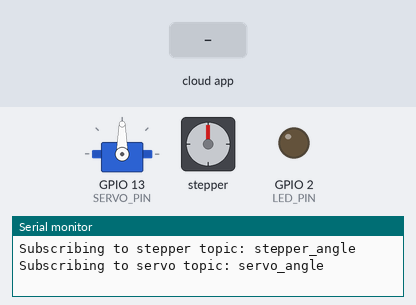
This sketch was run on a simulated ESP32. Shown: servo, stepper motor, output pins drawn as LEDs (lit = HIGH), the last lines printed to the serial monitor. The test bench sets the inputs (shaded band). The ROS host is connected and sends only what is stated; stepper angles assume 1600 steps per turn.

Above: at 3.2 s.
3.3 s: the phone or cloud app sets stepper_angle to 1
At 4.4 s:
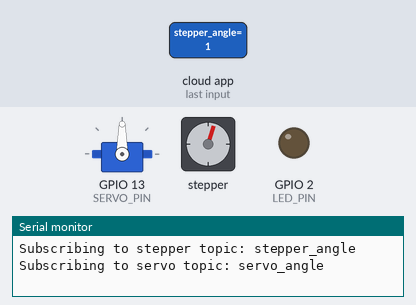
5.1 s: the phone or cloud app sets servo_angle to 0
At 5.4 s:
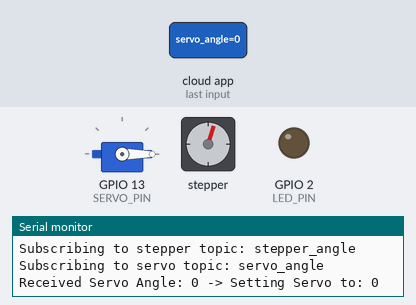
6.6 s: the phone or cloud app sets servo_angle to 1
At 7.8 s:
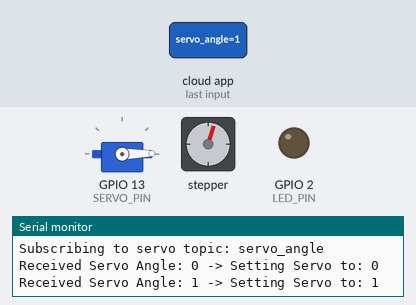
8.1 s: the phone or cloud app sets stepper_angle to 0
At 9.3 s:
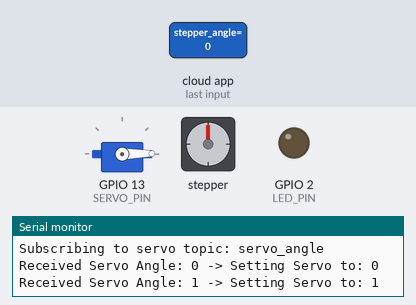
Timing chart, 0 to 10.9 s (numbered marks = the images above; inputs shaded):
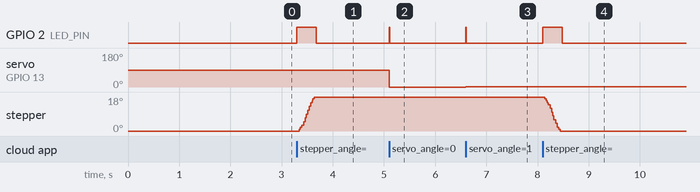

Measured:
- after the input at 3.3 s, GPIO 2 (LED_PIN): LOW → HIGH at once, → LOW 0.38 s later; stepper: turns 18° clockwise in 0.30 s, starting at once
- after the input at 5.1 s, GPIO 2 (LED_PIN): LOW → HIGH at once, → LOW 0.01 s later; servo on GPIO 13 (SERVO_PIN): 90° → 0° at once
- after the input at 6.6 s, GPIO 2 (LED_PIN): LOW → HIGH at once, → LOW 0.01 s later; servo on GPIO 13 (SERVO_PIN): 0° → 1° at once
- after the input at 8.1 s, GPIO 2 (LED_PIN): LOW → HIGH at once, → LOW 0.38 s later; stepper: turns 18° counter-clockwise in 0.30 s, starting at once

The sketch:

ROS_Multi_Test.ino
```cpp
#include <micro_ros_arduino.h>

#include <stdio.h>
#include <rcl/rcl.h>
#include <rcl/error_handling.h>
#include <rclc/rclc.h>
#include <rclc/executor.h>

#include <std_msgs/msg/int32.h>
#include <ESP32Servo.h> // Include the servo library
#include <AccelStepper.h>

// --- Configuration ---
// Stepper motor pins (4-pin direct control for ULN2003 or similar drivers)
#define IN1_PIN 14         // GPIO pin for coil 1
#define IN2_PIN 15         // GPIO pin for coil 2
#define IN3_PIN 16         // GPIO pin for coil 3
#define IN4_PIN 17         // GPIO pin for coil 4
// Servo motor pin
#define SERVO_PIN 13       // The pin connected to the servo signal wire (PWM Pin)
// Shared LED pin
#define LED_PIN 2          // LED pin for status indication

// Stepper motor parameters
// As per Half Step Mode Recommendation
#define STEPS_PER_REV 1600  // Steps per motor revolution (0.18° per step)
#define GEAR_RATIO 19       // Gear ratio (19:1 means 19 motor revs = 1 output rev)
#define MAX_SPEED 3000       // Maximum speed in steps per second
#define ACCELERATION 2000     // Acceleration in steps per second^2

// ROS topic names
#define STEPPER_TOPIC "stepper_angle"
#define SERVO_TOPIC "servo_angle"

// Servo limits
const int MIN_ANGLE = 0;
const int MAX_ANGLE = 180;

// --- Global Stepper Object ---
// Use FULL4WIRE mode for 4-pin direct control (full step)
// Alternative: AccelStepper::HALF4WIRE for half-step mode (more steps, smoother)
AccelStepper stepper(1, IN1_PIN, IN2_PIN);

// --- Position Tracking ---
float steps_per_degree;        // Calculated steps per output degree

// --- Global Servo Object ---
Servo servo1;

// --- Global ROS Objects ---
rcl_subscription_t subscriber_stepper;
rcl_subscription_t subscriber_servo;
std_msgs__msg__Int32 msg_in_stepper; // Message object for stepper topic
std_msgs__msg__Int32 msg_in_servo;   // Message object for servo topic
rclc_executor_t executor;
rclc_support_t support;
rcl_allocator_t allocator;
rcl_node_t node;

// --- Utility Macros ---
#define RCCHECK(fn) { rcl_ret_t temp_rc = fn; if((temp_rc != RCL_RET_OK)){error_loop();}}
#define RCSOFTCHECK(fn) { rcl_ret_t temp_rc = fn; if((temp_rc != RCL_RET_OK)){}}

// Function to handle critical errors (flashes LED rapidly)
void error_loop(){
  while(1){
    digitalWrite(LED_PIN, !digitalRead(LED_PIN));
    delay(100);
  }
}

// --- ROS Subscription Callback for Stepper ---
void stepper_callback(const void * msgin)
{
  const std_msgs__msg__Int32 * msg = (const std_msgs__msg__Int32 *)msgin;
  int target_angle = msg->data;

  // Calculate absolute target position in steps
  long target_steps = (long)(target_angle * steps_per_degree);

  // Immediately set new target (non-blocking, allows interruption)
  stepper.moveTo(target_steps);

  // Flash LED to indicate movement starting
  digitalWrite(LED_PIN, HIGH);
}

// --- ROS Subscription Callback for Servo ---
void servo_callback(const void * msgin)
{
  // Cast the incoming message to the correct type
  const std_msgs__msg__Int32 * msg = (const std_msgs__msg__Int32 *)msgin;

  // 1. Get the desired angle
  int desired_angle = msg->data;

  // 2. Clamp the angle to the physical limits of the servo (0 to 180 degrees)
  int final_angle = desired_angle;
  if (final_angle < MIN_ANGLE) {
      final_angle = MIN_ANGLE;
  } else if (final_angle > MAX_ANGLE) {
      final_angle = MAX_ANGLE;
  }

  // 3. Move the servo
  servo1.write(final_angle);

  // 4. Provide feedback
  Serial.print("Received Servo Angle: ");
  Serial.print(desired_angle);
  Serial.print(" -> Setting Servo to: ");
  Serial.println(final_angle);

  // Optional: Flash LED briefly to indicate successful message receipt
  digitalWrite(LED_PIN, HIGH);
  delay(10);
  digitalWrite(LED_PIN, LOW);
}


void setup() {
  // Initialize Serial for debugging
  Serial.begin(115200);

  // Configure LED pin
  pinMode(LED_PIN, OUTPUT);
  digitalWrite(LED_PIN, LOW); // LED off initially

  // --- Stepper Setup ---
  // Calculate steps per output degree
  // steps_per_degree = (steps_per_rev * gear_ratio) / 360
  steps_per_degree = (float)(STEPS_PER_REV * GEAR_RATIO) / 360.0;

  // Configure stepper
  stepper.setMaxSpeed(MAX_SPEED);
  stepper.setAcceleration(ACCELERATION);
  stepper.setCurrentPosition(0);  // Set current position to 0 steps

  // --- Servo Setup ---
  // Allow allocation of all timers
  ESP32PWM::allocateTimer(0);
  ESP32PWM::allocateTimer(1);
  ESP32PWM::allocateTimer(2);
  ESP32PWM::allocateTimer(3);

  // Attach the servo object to the specified pin
  servo1.attach(SERVO_PIN, 500, 2400); // Standard microsecond pulse range for most servos

  // Give time for initialization before starting micro-ROS connection
  delay(2000);

  // --- micro-ROS Setup ---
  set_microros_transports();
  allocator = rcl_get_default_allocator();

  // Create init_options
  RCCHECK(rclc_support_init(&support, 0, NULL, &allocator));

  // Create node
  RCCHECK(rclc_node_init_default(&node, "esp32_multi_motor_node", "", &support));

  // Create subscriber for the stepper angle topic
  RCCHECK(rclc_subscription_init_default(
    &subscriber_stepper,
    &node,
    ROSIDL_GET_MSG_TYPE_SUPPORT(std_msgs, msg, Int32),
    STEPPER_TOPIC));

  Serial.print("Subscribing to stepper topic: ");
  Serial.println(STEPPER_TOPIC);

  // Create subscriber for the servo angle topic
  RCCHECK(rclc_subscription_init_default(
    &subscriber_servo,
    &node,
    ROSIDL_GET_MSG_TYPE_SUPPORT(std_msgs, msg, Int32),
    SERVO_TOPIC));

  Serial.print("Subscribing to servo topic: ");
  Serial.println(SERVO_TOPIC);

  // Create executor with 2 subscriptions and add both callbacks
  RCCHECK(rclc_executor_init(&executor, &support.context, 2, &allocator));
  RCCHECK(rclc_executor_add_subscription(&executor, &subscriber_stepper, &msg_in_stepper, &stepper_callback, ON_NEW_DATA));
  RCCHECK(rclc_executor_add_subscription(&executor, &subscriber_servo, &msg_in_servo, &servo_callback, ON_NEW_DATA));
}

void loop() {
  // Check for new commands without blocking (zero timeout for maximum responsiveness)
  RCSOFTCHECK(rclc_executor_spin_some(&executor, RCL_MS_TO_NS(0)));

  // Run stepper (CRITICAL: must be called as frequently as possible for smooth movement)
  // This is the equivalent of the while loop in the stable version, but non-blocking
  stepper.run();

  // Turn off LED when movement completes
  if (stepper.distanceToGo() == 0 && digitalRead(LED_PIN) == HIGH) {
    digitalWrite(LED_PIN, LOW);
  }
}
```
